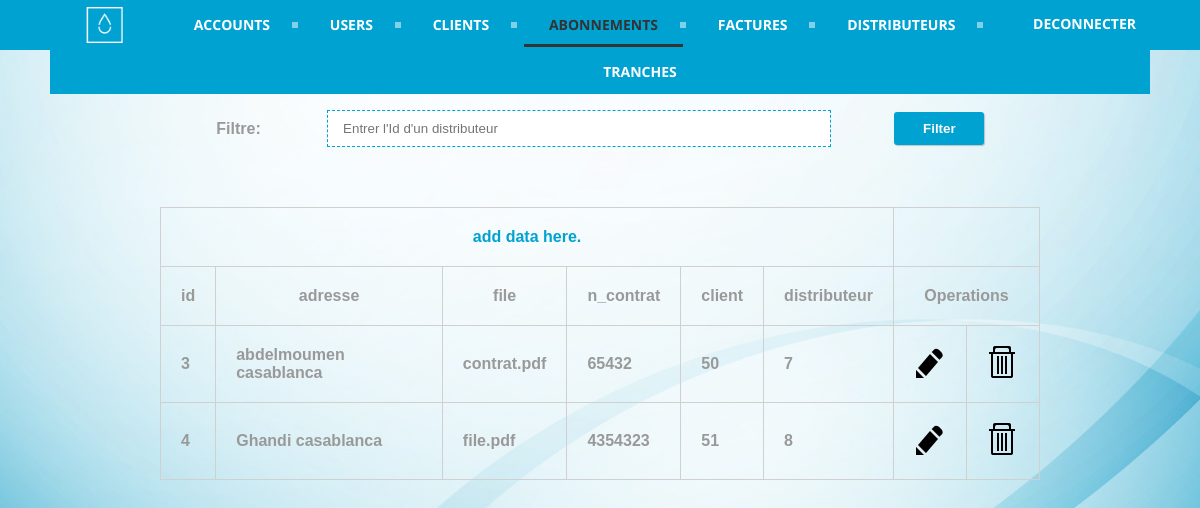
Screenshot of /admin/abonnement/index.php (signed in) with the database file from the repository.
### tables this page shows
CREATE TABLE `abonnement` (
  `idAbonnement` int(255) NOT NULL,
  `adresse` varchar(255) DEFAULT NULL,
  `file` varchar(45) DEFAULT NULL,
  `n_contrat` varchar(45) DEFAULT NULL,
  `client` int(255) DEFAULT NULL,
  `distributeur` int(255) DEFAULT NULL
);

### admin/abonnement/index.php (the view, shortened to what this page needs)
<!doctype html>
<html lang=''>
<head>
  <link rel="stylesheet" href="../../public/css/style.css" type="text/css" />
</head>
<body>
  <center>
    <div id="header">
     <div id="content">
      <div id='cssmenu'>
     <a href="../../"><img src="../../public/img/logo-white.png" style="width: 50px; height: 50px; float: left; margin-left: 30px" /></a>
    <form id='logout' action='../../logout-submit.php' method='post' accept-charset='UTF-8'>
          <input type="submit" class="login-button" value="Deconnecter"></input>
        </form>
        <ul>
          <li><a href="../account/"><span>Accounts</span></a></li>
          <li><a href="../user/"><span>Users</span></a></li>
          <li><a href="../client/"><span>Clients</span></a></li>
          <li class="active"><a href="#"><span>Abonnements</span></a></li>
          <li><a href="../facture/"><span>Factures</span></a></li>
          <li><a href="../distributeur/"><span>Distributeurs</span></a></li>
          <li class='last'><a href="../tranche/"><span>Tranches</span></a></li>
        </ul>
      </div>
    </div>
  </div>
  <div id="body">
   <div id="content">
      <table align="center" id="searchTable">
    <tr>
      <td>Filtre:</td>
      <form method="GET">
        <td>
        <input id="filter-distributeur" name="filter-distributeur" placeholder="Entrer l'Id d'un distributeur" value="<?php if(isset($_GET['filter-distributeur'])) {echo $_GET['filter-distributeur'];} ?>" required/>
        </td>
        <td>
        <button type="submit"><strong>Filter</strong></button>
        </td>
    </form>
  </tr>
  </table>
    <table align="center">
      <tr>
        <th colspan="6"><a href="add_data.php">add data here.</a></th>
      </tr>
      <th>id</th>
      <th>adresse</th>
      <th>file</th>
      <th>n_contrat</th>
      <th>client</th>
      <th>distributeur</th>
      <th colspan="2">Operations</th>
    <?php
    $sql_query="SELECT * FROM abonnement";
    $result_set=mysql_query($sql_query);
    while($row=mysql_fetch_row($result_set))
    {
      ?>
      <tr>
        <td><?php echo $row[0]; ?></td>
        <td><?php echo $row[1]; ?></td>
        <td><?php echo $row[2]; ?></td>
        <td><?php echo $row[3]; ?></td>
        <td><?php echo $row[4]; ?></td>
        <td><?php echo $row[5]; ?></td>
        <td align="center"><a href="javascript:edt_id('<?php echo $row[0]; ?>')"><img src="../../public/img/pen.png" align="EDIT" /></a></td>
        <td align="center"><a href="javascript:delete_id('<?php echo $row[0]; ?>')"><img src="../../public/img/trash.png" align="DELETE" /></a></td>
      </tr>
      <?php
    }
    ?>
  </table>
</div>
</div>
</center>
</body>
</html>

### public/css/style.css (style rules this page uses)
* { margin:0; padding:0; }
html { margin:0; padding:0; background: url(../img/blue.PNG) no-repeat center fixed; -webkit-background-size: cover; background-size: cover; }
body { font-family:"Courier New", Courier, monospace; }
#header { width:100%; height:50px; background:#00a2d1; color:#f9f9f9; font-family:"Lucida Sans Unicode", "Lucida Grande", sans-serif; font-size:35px; text-align:center; }
#header a { color:#fff; text-decoration:blink; }
#body { margin-top:50px; }
#content { padding-left: 50px; padding-right: 50px; }
table { width:80%; font-family:Tahoma, Geneva, sans-serif; font-weight:bolder; color:#999; margin-bottom:80px; }
table a { text-decoration:none; color:#00a2d1; }
table,td,th { border-collapse:collapse; border:solid #d0d0d0 1px; padding:20px; }
table td input { width:97%; height:35px; border:dashed #00a2d1 1px; padding-left:15px; font-family:Verdana, Geneva, sans-serif; box-shadow:0px 0px 0px rgba(1,0,0,0.2); outline:none; }
table td button { border:solid #f9f9f9 0px; box-shadow:1px 1px 1px rgba(1,0,0,0.2); outline:none; background:#00a2d1; padding:9px 15px 9px 15px; color:#f9f9f9; font-family:Arial, Helvetica, sans-serif; font-weight:bolder; border-radius:3px; width:49.5%; }
#cssmenu { background: #00a2d1; width: auto; }
#cssmenu ul { list-style: none; margin: 0; padding: 0; line-height: 1; display: block; zoom: 1; }
#cssmenu ul:after { content: " "; display: block; font-size: 0; height: 0; clear: both; visibility: hidden; }
#cssmenu ul li { display: inline-block; padding: 0; margin: 0; }
#cssmenu ul li a { color: #ffffff; text-decoration: none; display: block; padding: 15px 25px; font-family: 'Open Sans', sans-serif; font-weight: 700; text-transform: uppercase; font-size: 14px; position: relative; -webkit-transition: color .25s; -moz-transition: color .25s; -ms-transition: color .25s; -o-transition: color .25s; transition: color .25s; }
#cssmenu ul li a:after { content: ""; display: block; position: absolute; right: -3px; top: 19px; height: 6px; width: 6px; background: #ffffff; opacity: .5; }
#cssmenu ul li a:before { content: ""; display: block; position: absolute; left: 0; bottom: 0; height: 3px; width: 0; background: #333333; -webkit-transition: width .25s; -moz-transition: width .25s; -ms-transition: width .25s; -o-transition: width .25s; transition: width .25s; }
#cssmenu ul li.last > a:after, #cssmenu ul li:last-child > a:after { display: none; }
#cssmenu ul li.active a { color: #333333; }
#cssmenu ul li.active a:before { width: 100%; }
.login-button { float: right; padding: 14px; background-color: Transparent; background-repeat: no-repeat; border: none; cursor: pointer; overflow: hidden; outline: none; font-family: 'Open Sans', sans-serif; font-weight: 700; text-transform: uppercase; font-size: 14px; color: white; }
#searchTable { margin-top: 50px; margin-bottom: 50px; border: 0; }
#searchTable td { border: 0; text-align:center; vertical-align:middle; padding:10px; }

### rows the page displays
abonnement: idAbonnement "3", adresse "abdelmoumen casablanca", file "contrat.pdf", n_contrat "65432", client "50", distributeur "7"
abonnement: idAbonnement "4", adresse "Ghandi casablanca", file "file.pdf", n_contrat "4354323", client "51", distributeur "8"
